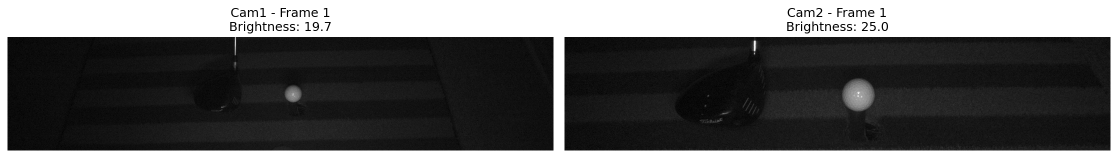
#> input picture driver_shot_sample_images.png, 2235 x 316 px (shown at 1/2 size); its folder holds only this picture in this run
$ python -i run_phase3_ultra_enhanced.py   (imports and definitions only)
#> lines starting #> are read from the running program, lines starting #| are printed output that depends on the picture; after the words box and inside, x2 and y2 are one past the last pixel; in counts of white or black regions, pixels touching at a corner belong together
#> further down, picture is the input picture: shape (316, 2235, 3); min 0, max 255, mean 90
"""
Phase 3: Ultra Enhancement 전처리 적용 후 Driver 분석
Phase 3: Driver Analysis with Ultra Enhancement Preprocessing
"""

import sys
import os
if sys.platform == 'win32':
    os.environ['PYTHONIOENCODING'] = 'utf-8'

import cv2
import numpy as np
import json
import openpyxl
from pathlib import Path
from datetime import datetime
import re
import math

class UltraEnhancer:
    """Ultra Image Enhancement (독립 버전)"""

    def __init__(self):
        # Adaptive gamma correction parameters
        self.gamma_thresholds = {
            30: 3.0,    # Very dark images
            60: 2.5,    # Dark images
            100: 2.0,   # Medium images
            255: 1.5    # Bright images
        }

        # CLAHE parameters
        self.clahe = cv2.createCLAHE(clipLimit=4.0, tileGridSize=(8, 8))

        # Sharpen kernel
        self.sharpen_kernel = np.array([[-1,-1,-1], [-1,9,-1], [-1,-1,-1]])

    def enhance(self, image):
        """Ultra Enhancement 4단계 파이프라인"""
        try:
            # Step 1: Advanced noise removal
            denoised = cv2.fastNlMeansDenoisingColored(image, None, 10, 10, 7, 21)

            # Step 2: Adaptive gamma correction
            gamma_corrected = self._apply_adaptive_gamma(denoised)

            # Step 3: Advanced CLAHE (LAB color space)
            enhanced = self._apply_advanced_clahe(gamma_corrected)

            # Step 4: Unsharp masking
            final = self._apply_unsharp_masking(enhanced)

            return final

        except Exception as e:
            print(f"[WARN] Enhancement error: {e}")
            return image

    def _apply_adaptive_gamma(self, image):
        """적응형 감마 보정"""
        gray = cv2.cvtColor(image, cv2.COLOR_BGR2GRAY)
        mean_brightness = np.mean(gray)
#> mean_brightness = 89.37

        gamma = 1.5  # default
        for threshold, gamma_val in self.gamma_thresholds.items():
            if mean_brightness < threshold:
                gamma = gamma_val
                break

        inv_gamma = 1.0 / gamma
        table = np.array([((i / 255.0) ** inv_gamma) * 255 for i in range(256)]).astype("uint8")
        return cv2.LUT(image, table)
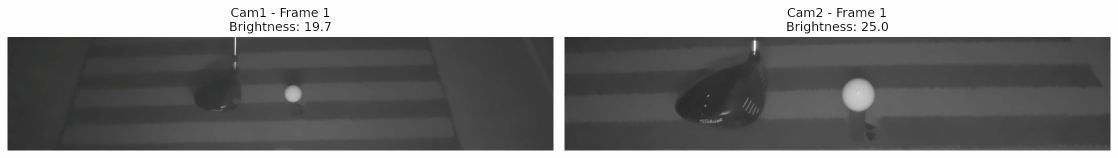
#> returned value: shape (316, 2235, 3) (shown at 1/2 size); mean of channels 0, 1, 2 124.7, 124.7, 124.7; drawn as B, G, R

    def _apply_advanced_clahe(self, image):
        """LAB 색공간 CLAHE"""
        lab = cv2.cvtColor(image, cv2.COLOR_BGR2LAB)
#> lab: shape (316, 2235, 3); mean of channels 0, 1, 2 128.7, 128, 128
        l, a, b = cv2.split(lab)
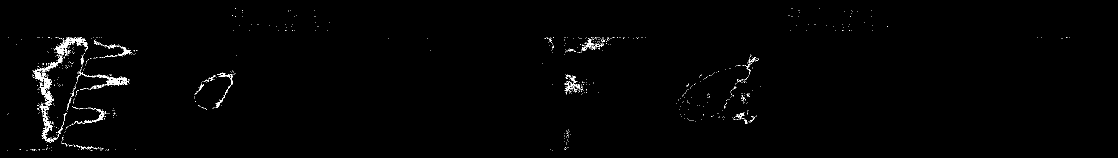
#> b: shape (316, 2235) (shown at 1/2 size); values 128 (black) and 130 (white), 0.92% white in thin lines or dots, all inside (x1, y1, x2, y2) = (15, 16, 2140, 301)
        l_enhanced = self.clahe.apply(l)
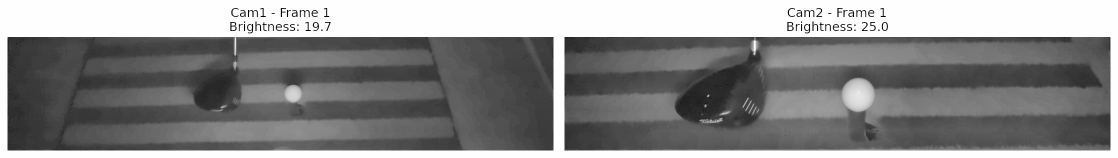
#> l_enhanced: shape (316, 2235) (shown at 1/2 size); min 4, max 254, mean 137.7
        enhanced_lab = cv2.merge([l_enhanced, a, b])
#> enhanced_lab: shape (316, 2235, 3); mean of channels 0, 1, 2 137.7, 128, 128
        return cv2.cvtColor(enhanced_lab, cv2.COLOR_LAB2BGR)

    def _apply_unsharp_masking(self, image):
        """언샤프 마스킹"""
        sharpened = cv2.filter2D(image, -1, self.sharpen_kernel)
        return cv2.addWeighted(image, 0.7, sharpened, 0.3, 0)


class Phase3UltraEnhanced:
    """Ultra Enhancement 적용 Phase 3 분석기"""

    # [435 lines left out: functions __init__, preprocess_images, load_calibration, load_enhanced_images, detect_ball, calculate_3d_position and 5 more, not called in this run]

# [8 lines not run here, left out]

>>> import cv2
>>> picture = cv2.imread('driver_shot_sample_images.png')
>>> result = UltraEnhancer().enhance(picture)
